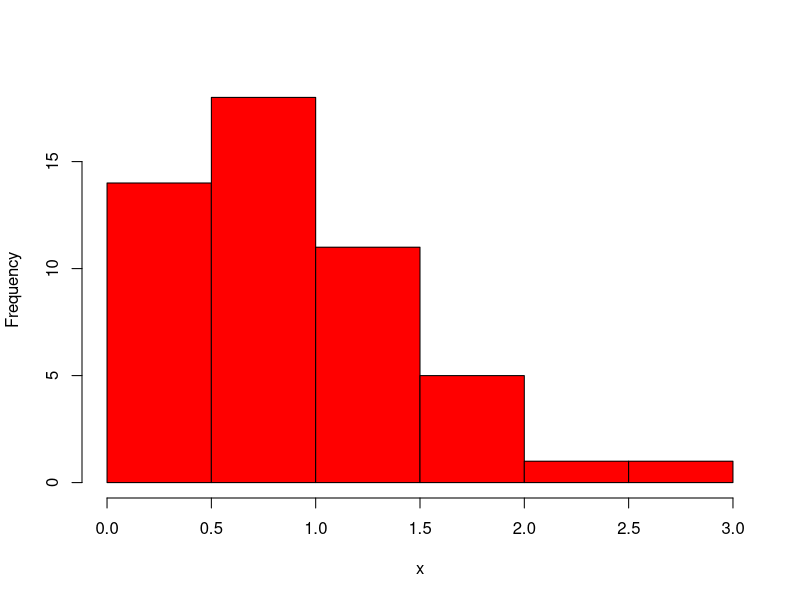

R code for this plot:
genWeibull <- function(val, beta, theta) {
	return ((1/theta) * ((-log(1 - val))^(1/beta)));
}

genMix <- function(sample, beta_1, theta_1, beta_2, theta_2, p) {
	M <- vector(length = sample);
	for (i in 1:sample) {
		u <- runif(2,0,1);
		if (u[1] < p) {
			M[i] = genWeibull(u[2], beta_1, theta_1);
		}
		else {
			M[i] = genWeibull(u[2], beta_2, theta_2);
		}
	}
	return (M);
}

set.seed(1);

sample = 50;

M <- genMix(sample, 2, 1, 1.5, 1, 0.4);

cat("The sample mean and variance, for the", sample, "random numbers generated from mixture of the two given Weibull distributions, are calculated to be", mean(M), ",and", var(M),"respectively.\n");

pdf("3.pdf");
#hist(M, xlab = "x", breaks = 50, main = paste("Histogram of Mixed Distribution\nn =", sample), col = "red");
hist(M, xlab = "x", main = "", col = "red");